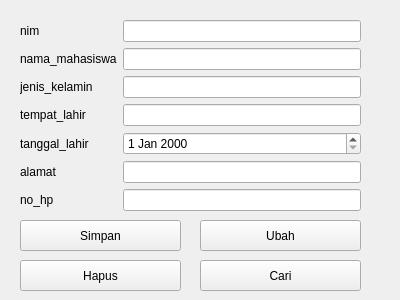
<?xml version="1.0" encoding="UTF-8"?>
<ui version="4.0">
 <class>Form</class>
 <widget class="QWidget" name="Form">
  <property name="geometry">
   <rect>
    <x>0</x>
    <y>0</y>
    <width>400</width>
    <height>300</height>
   </rect>
  </property>
  <property name="windowTitle">
   <string>Form</string>
  </property>
  <widget class="QWidget" name="formLayoutWidget">
   <property name="geometry">
    <rect>
     <x>20</x>
     <y>20</y>
     <width>341</width>
     <height>192</height>
    </rect>
   </property>
   <layout class="QFormLayout" name="formLayout">
    <item row="0" column="0">
     <widget class="QLabel" name="nimLabel">
      <property name="text">
       <string>nim </string>
      </property>
     </widget>
    </item>
    <item row="0" column="1">
     <widget class="QLineEdit" name="nimLineEdit"/>
    </item>
    <item row="1" column="0">
     <widget class="QLabel" name="nama_mahasiswaLabel">
      <property name="text">
       <string>nama_mahasiswa</string>
      </property>
     </widget>
    </item>
    <item row="1" column="1">
     <widget class="QLineEdit" name="nama_mahasiswaLineEdit"/>
    </item>
    <item row="2" column="0">
     <widget class="QLabel" name="jenis_kelaminLabel">
      <property name="text">
       <string>jenis_kelamin</string>
      </property>
     </widget>
    </item>
    <item row="2" column="1">
     <widget class="QLineEdit" name="jenis_kelaminLineEdit"/>
    </item>
    <item row="3" column="0">
     <widget class="QLabel" name="tempat_lahirLabel">
      <property name="text">
       <string>tempat_lahir</string>
      </property>
     </widget>
    </item>
    <item row="3" column="1">
     <widget class="QLineEdit" name="tempat_lahirLineEdit"/>
    </item>
    <item row="4" column="0">
     <widget class="QLabel" name="tanggal_lahirLabel">
      <property name="text">
       <string>tanggal_lahir</string>
      </property>
     </widget>
    </item>
    <item row="4" column="1">
     <widget class="QDateEdit" name="tanggal_lahirDateEdit"/>
    </item>
    <item row="5" column="0">
     <widget class="QLabel" name="alamatLabel">
      <property name="text">
       <string>alamat</string>
      </property>
     </widget>
    </item>
    <item row="5" column="1">
     <widget class="QLineEdit" name="alamatLineEdit"/>
    </item>
    <item row="6" column="0">
     <widget class="QLabel" name="no_hpLabel">
      <property name="text">
       <string>no_hp</string>
      </property>
     </widget>
    </item>
    <item row="6" column="1">
     <widget class="QLineEdit" name="no_hpLineEdit"/>
    </item>
   </layout>
  </widget>
  <widget class="QPushButton" name="btnCari">
   <property name="geometry">
    <rect>
     <x>200</x>
     <y>260</y>
     <width>161</width>
     <height>31</height>
    </rect>
   </property>
   <property name="text">
    <string>Cari</string>
   </property>
  </widget>
  <widget class="QPushButton" name="btnSimpan">
   <property name="geometry">
    <rect>
     <x>20</x>
     <y>220</y>
     <width>161</width>
     <height>31</height>
    </rect>
   </property>
   <property name="text">
    <string>Simpan</string>
   </property>
  </widget>
  <widget class="QPushButton" name="btnUbah">
   <property name="geometry">
    <rect>
     <x>200</x>
     <y>220</y>
     <width>161</width>
     <height>31</height>
    </rect>
   </property>
   <property name="text">
    <string>Ubah</string>
   </property>
  </widget>
  <widget class="QPushButton" name="btnHapus">
   <property name="geometry">
    <rect>
     <x>20</x>
     <y>260</y>
     <width>161</width>
     <height>31</height>
    </rect>
   </property>
   <property name="text">
    <string>Hapus</string>
   </property>
  </widget>
 </widget>
 <resources/>
 <connections/>
</ui>
